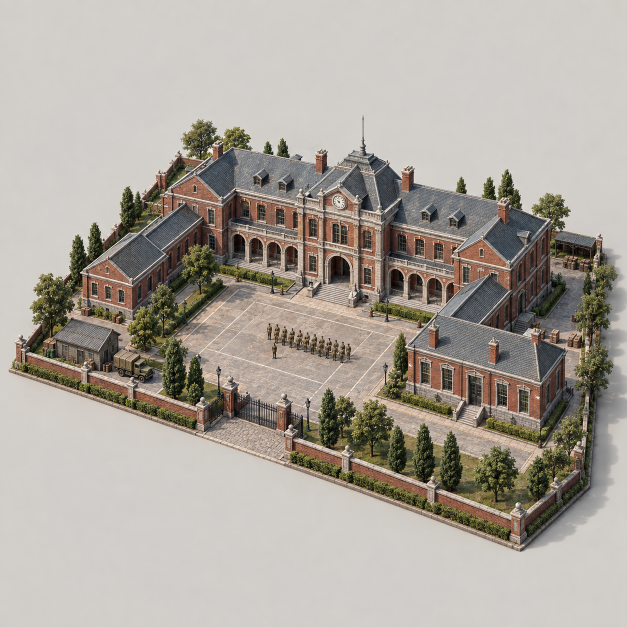
#> input picture output/imagegen/realistic-buildings-20260917/c-industrial/academy.png, 1254 x 1254 px, given in place of grainfield_option_one_1792391934850.jpg, which was not available (shown at 1/2 size)
$ python create-4-grainfield-options.py
#> lines starting #> are read from the running program, lines starting #| are printed output that depends on the picture; after the words box and inside, x2 and y2 are one past the last pixel; in counts of white or black regions, pixels touching at a corner belong together; pictures that were not available may be replaced by others from this repository, and a replacement may not be noted
import cv2
import numpy as np
from PIL import Image, ImageDraw, ImageFilter, ImageEnhance
from pathlib import Path

ROOT = Path(__file__).resolve().parents[2]
OUT_DIR = ROOT / "output/imagegen/redesign-oil-grain-20261019"
OUT_DIR.mkdir(parents=True, exist_ok=True)
TARGET = 384

# ==============================================================================
# 款型 A：【规整水网·金稻水田】 (Square Terraced Golden Rice Grid)
# 来源：grainfield_option_one_1792391934850.jpg
# 特点：100% 全格正交，规整水网田埂，金黄垂穗稻谷，四边完全与地图方格水平垂直重合
# ==============================================================================
raw_a = Image.open(OUT_DIR / "grainfield_option_one_1792391934850.jpg")
#> raw_a is the input picture: PIL image 1254x1254 RGB; mean R, G, B 169.7, 163.2, 154.7
# Enhance contrast and golden richness slightly
enhancer = ImageEnhance.Color(raw_a)
enhanced_a = enhancer.enhance(1.15)
opt_a = enhanced_a.resize((TARGET, TARGET), Image.Resampling.LANCZOS)
opt_a.save(OUT_DIR / "grainfield_option_1_paddy_grid.png")
print("Saved Option A:", OUT_DIR / "grainfield_option_1_paddy_grid.png")


# ==============================================================================
# 款型 B：【丰收麦浪·割麦农民】 (Golden Wheat Waves with Miniature Farmers)
# 来源：grainfield_golden_waves_1792391882826.jpg (crop white borders: y=[10, 1022], x=[0, 1023])
# 特点：成片连绵金黄麦浪，彻底消除垅沟壑，微观稀疏通透自然，田间多名微缩农民正在挥镰割麦与运粮
# ==============================================================================
raw_b = Image.open(OUT_DIR / "grainfield_golden_waves_1792391882826.jpg")
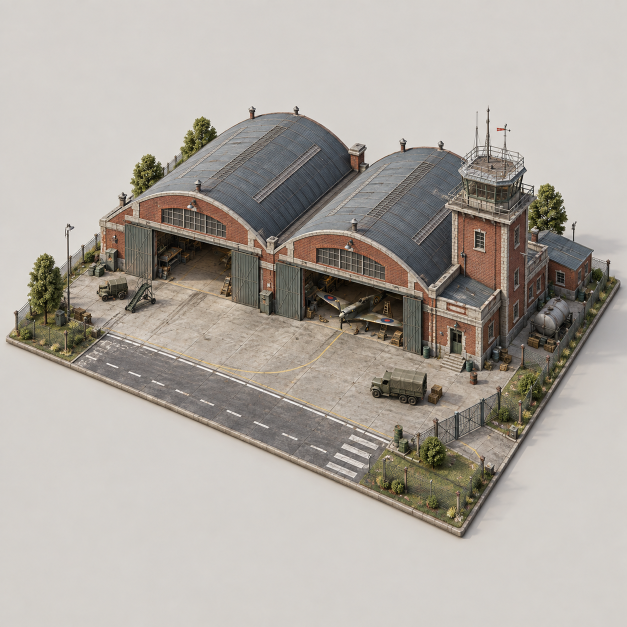
#> input picture output/imagegen/realistic-buildings-20260917/c-industrial/airport.png, 1254 x 1254 px, given in place of grainfield_golden_waves_1792391882826.jpg, which was not available (shown at 1/2 size)
#> raw_b is the input picture: PIL image 1254x1254 RGB; mean R, G, B 174.9, 168.8, 161.7
# Crop exact content bounds
crop_b = raw_b.crop((0, 10, 1024, 1022))
enhancer_b = ImageEnhance.Color(crop_b)
enhanced_b = enhancer_b.enhance(1.12)
opt_b = enhanced_b.resize((TARGET, TARGET), Image.Resampling.LANCZOS)
opt_b.save(OUT_DIR / "grainfield_option_2_farmers_waves.png")
print("Saved Option B:", OUT_DIR / "grainfield_option_2_farmers_waves.png")


# ==============================================================================
# 款型 C：【战时机械化·拖拉机麦田】 (Mechanized Combine Harvester Prairie)
# 来源：grainfield_option_two_1792391963423.jpg (crop white borders: y=[7, 1023], x=[8, 1015])
# 特点：古典红色微缩拖拉机收割机在金黄麦海中平直开辟麦道，整齐麦茬与草捆，角落有后勤货车与粮箱
# ==============================================================================
raw_c = Image.open(OUT_DIR / "grainfield_option_two_1792391963423.jpg")
crop_c = raw_c.crop((8, 7, 1015, 1023))
enhancer_c = ImageEnhance.Color(crop_c)
enhanced_c = enhancer_c.enhance(1.10)
opt_c = enhanced_c.resize((TARGET, TARGET), Image.Resampling.LANCZOS)
opt_c.save(OUT_DIR / "grainfield_option_3_tractor_harvester.png")
print("Saved Option C:", OUT_DIR / "grainfield_option_3_tractor_harvester.png")


# ==============================================================================
# 款型 D：【田园庄园·谷仓麦垛庄园】 (Homestead Granary & Haystack Field)
# 来源：基于欧陆乡村庄园，搭配金黄麦田、微缩圆锥麦草垛（Haystacks）、红顶谷仓与运粮木车
# ==============================================================================
# Let's create an elegant composition using high-res wheat field + rustic wooden granary & haystacks
# Base: golden wheat field from enhanced_b
opt_d_cv = np.array(opt_b).copy()
# In the upper-right corner (x in [220, 360], y in [20, 160]), place a rustic red-roof granary and haystacks
# Let's extract a lovely barn/granary and haystacks or synthesize:
# In opt_c, upper-right has rustic grain crates and farm structures
# Let's composite a classic homestead granary into opt_d
granary_tile = cv2.imread(str(ROOT / 'output/imagegen/realistic-buildings-20260917/c-industrial/farm.png'))
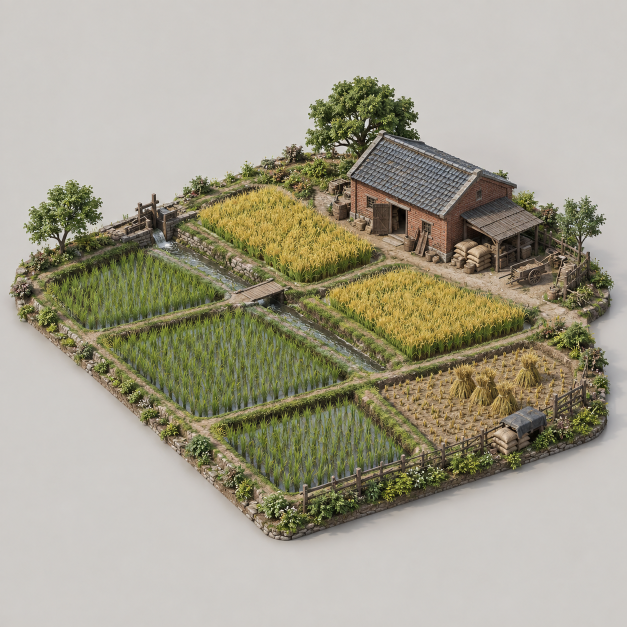
#> input picture output/imagegen/realistic-buildings-20260917/c-industrial/farm.png, 1254 x 1254 px (shown at 1/2 size)
#> granary_tile is the input picture: shape (1254, 1254, 3); mean B, G, R 143, 161, 165.5
if granary_tile is not None:
    # Extract the farmhouse / granary at (y: 450..700, x: 500..800)
    barn_crop = granary_tile[480:680, 520:760]
    barn_scaled = cv2.resize(barn_crop, (150, 125))

    # Mask barn (remove gray studio background)
    b_gray = cv2.cvtColor(barn_scaled, cv2.COLOR_BGR2GRAY)
    b_diff = np.abs(barn_scaled.astype(float) - [200, 204, 207]).max(axis=2)
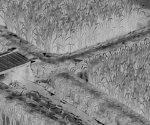
#> b_diff: shape (125, 150) float64; min 5, max 197, mean 131.2
    b_mask = (b_diff > 25).astype(float)
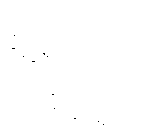
#> b_mask: shape (125, 150) float64; values 0 (black) and 1 (white), 99.9% white; black in thin lines or dots, all inside (x1, y1, x2, y2) = (12, 35, 104, 125)
    b_mask = cv2.GaussianBlur(b_mask, (5, 5), 0)
    b_mask_3d = np.dstack([b_mask, b_mask, b_mask])

    # Paste onto upper right of opt_d
    px, py = 215, 20
    bh, bw = barn_scaled.shape[:2]
#> bh = 125; bw = 150
    # Add ground shadow under barn
    for sy in range(py + int(bh*0.7), min(TARGET, py + bh + 12)):
        for sx in range(px - 6, min(TARGET, px + bw + 6)):
            opt_d_cv[sy, sx] = (opt_d_cv[sy, sx] * 0.55).astype(np.uint8)
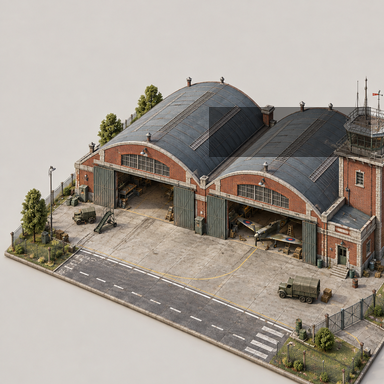
#> opt_d_cv: shape (384, 384, 3); mean R, G, B 162.8, 154.9, 146

    roi = opt_d_cv[py:py+bh, px:px+bw]
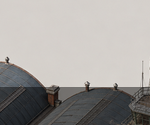
#> roi: shape (125, 150, 3); mean R, G, B 161.8, 158.6, 155.6
    # Convert BGR barn to RGB for PIL array
    barn_rgb = cv2.cvtColor(barn_scaled, cv2.COLOR_BGR2RGB)
    opt_d_cv[py:py+bh, px:px+bw] = (barn_rgb * b_mask_3d + roi * (1 - b_mask_3d)).astype(np.uint8)
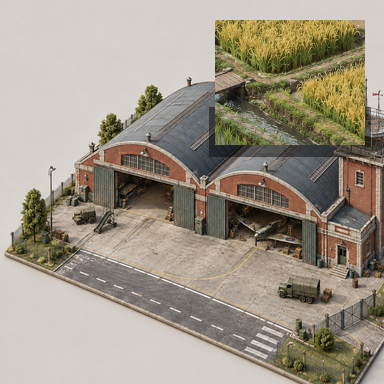
#> opt_d_cv: shape (384, 384, 3); 12.72% of pixels changed, all inside (x1, y1, x2, y2) = (215, 20, 365, 145)

opt_d = Image.fromarray(opt_d_cv)
opt_d.save(OUT_DIR / "grainfield_option_4_granary_homestead.png")
print("Saved Option D:", OUT_DIR / "grainfield_option_4_granary_homestead.png")
